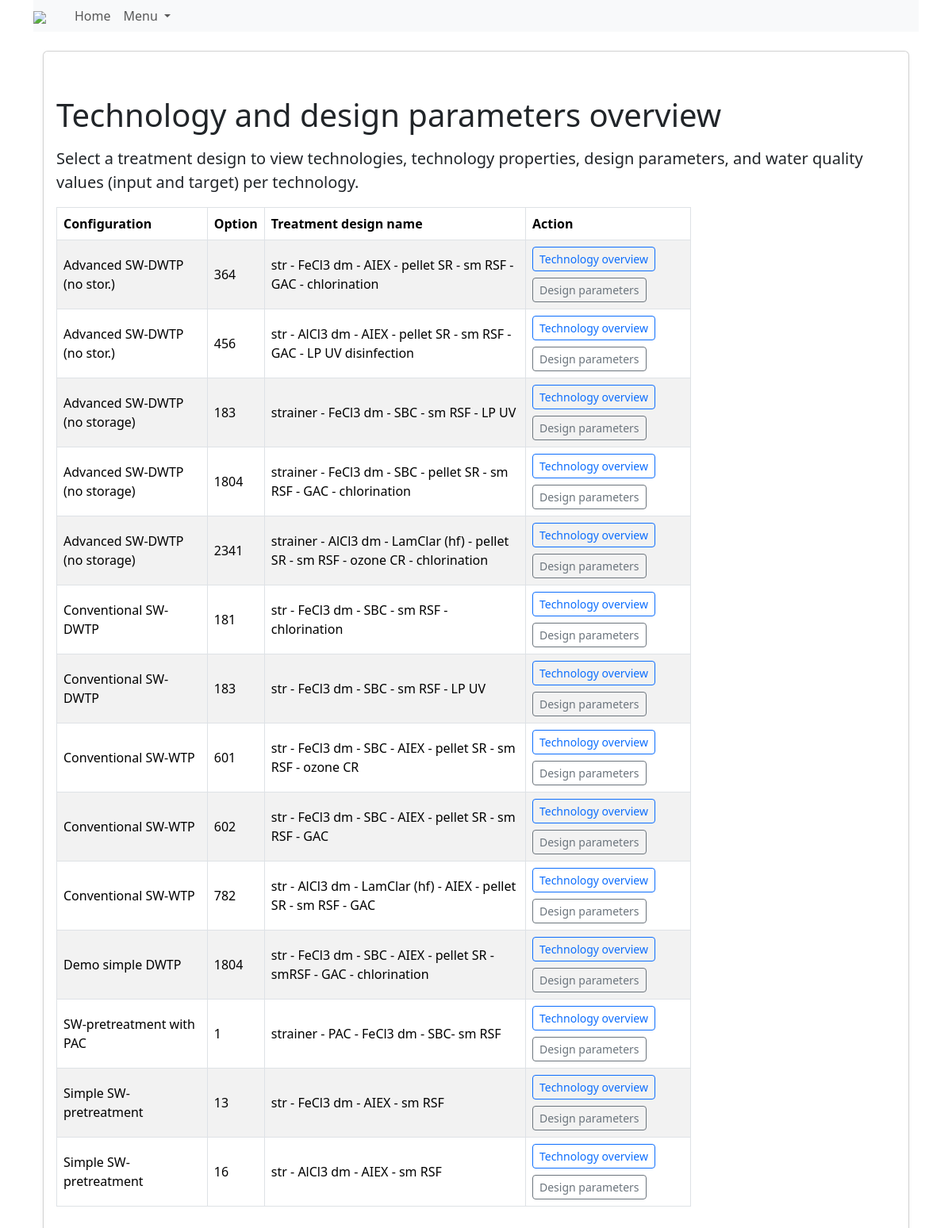
The app's page /treatmentplant/technology-overview/ with its own data.
### drinq/models.py (models this page shows, shortened)
class TreatmentPlant(models.Model):
    id = models.AutoField(primary_key=True, unique=True)
    configuration = models.ForeignKey(
        MultiStepConfiguration, models.CASCADE, blank=True, null=True,
        db_column='configuration')
    option = models.IntegerField(
        blank=False, null=False,
        help_text="Identifying number in a set of preliminary treatment design options"
        )
    name = models.TextField(blank=True, null=False)
    description = models.TextField(blank=True, null=True)
    slug = models.SlugField(unique=True, blank=True)
    class Meta:
        db_table = 'treatmentplant'
        verbose_name_plural = "treatment plants"

class MultiStepConfiguration(models.Model):
    name = models.CharField(max_length=150)
    description = models.TextField(blank=True, null=True, max_length=500)
    user = models.ForeignKey(
        CustomUser,
        on_delete=models.CASCADE,
        related_name='multistepforms',
        db_column='user',
        blank=True, null=True)
    date_created = models.DateTimeField(auto_now_add=True)
    water_source = models.ForeignKey(
        'DesignTree',
        on_delete=models.SET_NULL,
        db_column='water_source',
        related_name='multistepforms',
        blank=True, null=True)
    session_key = models.CharField(max_length=40)
    class Meta:
        db_table = 'form_multistep'

### drinq/views.py (the view)
class TechnologyParameterOverviewSelectionView(generic.TemplateView):
    template_name = 'drinq/technology_parameter_overview_select.html'
    def get_context_data(self, **kwargs):
        context = super().get_context_data(**kwargs)
        queryset = (
            TreatmentPlant.objects
            .select_related('configuration')
            .order_by('configuration__name', 'option', 'name')
        )
        if self.request.user.is_authenticated:
            queryset = queryset.filter(configuration__user=self.request.user)
        context['treatment_plants'] = queryset
        return context

### templates/drinq/technology_parameter_overview_select.html
{% extends 'base.html' %}
{% load i18n %}
{% block content %}
<div class="container mt-4">
    <div class="card shadow-sm p-3 bg-white">
        <h1 class="mb-3">Technology and design parameters overview</h1>
        <p class="lead">
            Select a treatment design to view technologies, technology properties, design parameters,
            and water quality values (input and target) per technology.
        </p>
        {% if treatment_plants %}
            <div class="table-responsive">
                <table class="table table-striped table-bordered align-middle">
                    <thead>
                        <tr>
                            <th>Configuration</th>
                            <th>Option</th>
                            <th>Treatment design name</th>
                            <th>Action</th>
                        </tr>
                    </thead>
                    <tbody>
                        {% for plant in treatment_plants %}
                            <tr>
                                <td>
                                    {% if plant.configuration %}
                                        {{ plant.configuration.name }}
                                    {% else %}
                                        <em>Not assigned</em>
                                    {% endif %}
                                </td>
                                <td>{{ plant.option }}</td>
                                <td>{{ plant.name }}</td>
                                <td>
                                    <div class="d-flex flex-wrap gap-2">
                                        <a
                                            href="{% url 'technology_parameter_overview' plant.id %}"
                                            class="btn btn-outline-primary btn-sm"
                                        >
                                            Technology overview
                                        </a>
                                        <a
                                            href="{% url 'design_parameter_overview' plant.id %}"
                                            class="btn btn-outline-secondary btn-sm"
                                        >
                                            Design parameters
                                        </a>
                                    </div>
                                </td>
                            </tr>
                        {% endfor %}
                    </tbody>
                </table>
            </div>
        {% else %}
            <p class="mb-0">
                No treatment designs found.
                <a href="{% url 'form_name' %}">Start a new design</a>.
            </p>
        {% endif %}
    </div>
</div>
{% endblock %}

### drinq/static/css/drinq.css (style rules this page uses)
.page-header h1, .h1, h1 { margin-top: 1em; }
@media (min-width: 750px) { table { max-width: 800px; width: 100%; margin-left: 0; margin-right: auto; } }

### records on screen
TreatmentPlant: configuration.name "Advanced SW-DWTP (no stor.)", option "364", name "str - FeCl3 dm - AIEX - pellet SR - sm RSF - GAC - chlorination"
TreatmentPlant: configuration.name "Advanced SW-DWTP (no stor.)", option "456", name "str - AlCl3 dm - AIEX - pellet SR - sm RSF - GAC - LP UV disinfection"
TreatmentPlant: configuration.name "Advanced SW-DWTP (no storage)", option "183", name "strainer - FeCl3 dm - SBC - sm RSF - LP UV"
TreatmentPlant: configuration.name "Advanced SW-DWTP (no storage)", option "1804", name "strainer - FeCl3 dm - SBC - pellet SR - sm RSF - GAC - chlorination"
TreatmentPlant: configuration.name "Advanced SW-DWTP (no storage)", option "2341", name "strainer - AlCl3 dm - LamClar (hf) - pellet SR - sm RSF - ozone CR - chlorination"
TreatmentPlant: configuration.name "Conventional SW-DWTP", option "181", name "str - FeCl3 dm - SBC - sm RSF - chlorination"
TreatmentPlant: configuration.name "Conventional SW-DWTP", option "183", name "str - FeCl3 dm - SBC - sm RSF - LP UV"
TreatmentPlant: configuration.name "Conventional SW-WTP", option "601", name "str - FeCl3 dm - SBC - AIEX - pellet SR - sm RSF - ozone CR"
TreatmentPlant: configuration.name "Conventional SW-WTP", option "602", name "str - FeCl3 dm - SBC - AIEX - pellet SR - sm RSF - GAC"
TreatmentPlant: configuration.name "Conventional SW-WTP", option "782", name "str - AlCl3 dm - LamClar (hf) - AIEX - pellet SR - sm RSF - GAC"
TreatmentPlant: configuration.name "Demo simple DWTP", option "1804", name "str - FeCl3 dm - SBC - AIEX - pellet SR - smRSF - GAC - chlorination"
TreatmentPlant: configuration.name "SW-pretreatment with PAC", option "1", name "strainer - PAC - FeCl3 dm - SBC- sm RSF"
TreatmentPlant: configuration.name "Simple SW-pretreatment", option "13", name "str - FeCl3 dm - AIEX - sm RSF"
TreatmentPlant: configuration.name "Simple SW-pretreatment", option "16", name "str - AlCl3 dm - AIEX - sm RSF"
